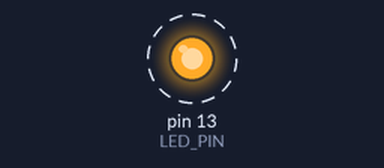
Bench run of a sketch on a simulated Arduino Uno, built with avr-gcc and run on an emulated ATmega328P. On the bench: output pins drawn as LEDs (lit = HIGH). Dashed ring = blinking. What the sketch prints to the serial monitor is not drawn.

Above: at 0.5 s.
Timing chart, 0 to 4.6 s (numbered marks = the images above):
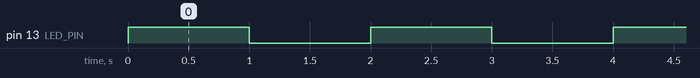

Measured:
- by itself, pin 13 (LED_PIN): alternates HIGH for 1.0 s and LOW for 1.0 s

The sketch:

example_arduino.ino
```cpp
// Example Arduino LED Blink Program
// Perfect for testing CODE-TYPER

const int LED_PIN = 13;
int delayTime = 1000;

void setup() {
  // Initialize serial communication
  Serial.begin(9600);

  // Set LED pin as output
  pinMode(LED_PIN, OUTPUT);

  Serial.println("LED Blink Started!");
}

void loop() {
  // Turn LED on
  digitalWrite(LED_PIN, HIGH);
  Serial.println("LED ON");
  delay(delayTime);

  // Turn LED off
  digitalWrite(LED_PIN, LOW);
  Serial.println("LED OFF");
  delay(delayTime);
}
```
